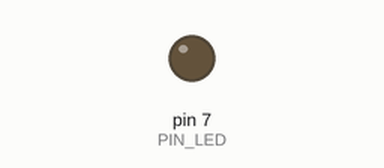
This sketch was run on a simulated Arduino Uno, built with avr-gcc and run on an emulated ATmega328P. Parts: output pins drawn as LEDs (lit = HIGH). Dashed ring = blinking. At 2.0 s the program stops and its outputs stay as they are.

Above: at 0.5 s.
At 1.85 s:
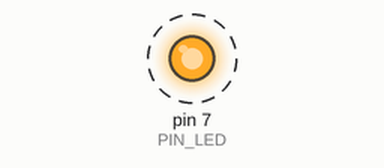
Timing chart, 0 to 3.0 s (numbered marks = the images above):
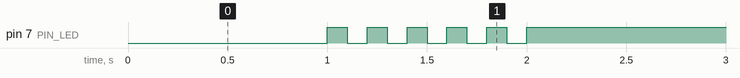

The sketch:

05_example_2.ino
```cpp
#define PIN_LED 7
unsigned int count, toggle;

void setup() {
  pinMode(PIN_LED, OUTPUT);
  toggle = 0;
}

void loop() {
  digitalWrite(PIN_LED,0);
  delay(1000);
  for (int i=0; i<5; i++){
    digitalWrite(PIN_LED,1);
    delay(100);
    digitalWrite(PIN_LED,0);
    delay(100);
  }
  while(1){
    digitalWrite(PIN_LED,1);
  }
}
```

Measured:
- by itself, pin 7 (PIN_LED): alternates HIGH for 0.10 s and LOW for 0.10 s, 11 changes in all, then stays HIGH
